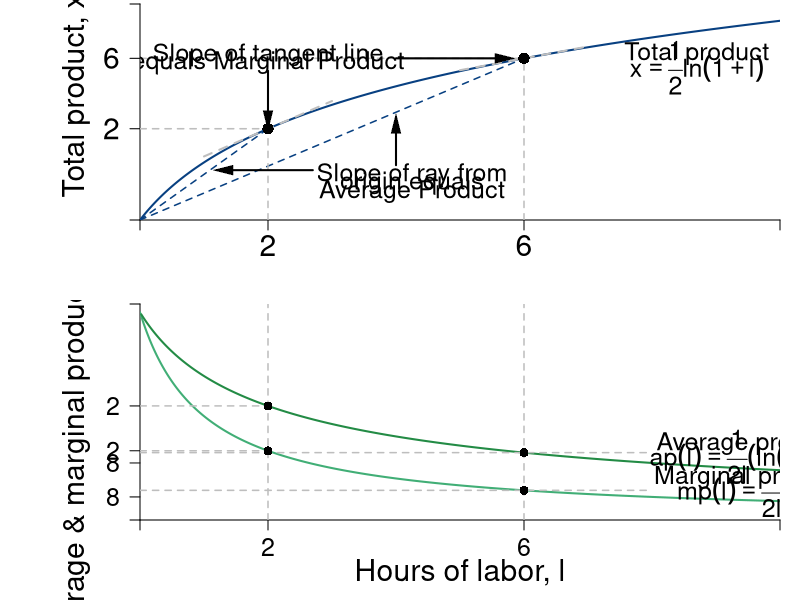

Reproduce this figure in R.
require(shape)
pdf(file = "specprodexch/production_drs_stacked.pdf", width = 9, height = 12)

#Set parameters for graphics
axislabelsize <- 1.8
labelsize <- 1.5
namesize <- 1.8
annotatesize <- 1.5
graphlinewidth <- 2
segmentlinewidth <- 1.5

COL <- c("#7fc97f", "#beaed4", "#fdc086", "#ffff99", "#386cb0", "#f0027f", "#bf5b17", "#666666")
COLA <- c("#99d8c9","#66c2a4","#41ae76", "#238b45", "#005824")
COLB <- c("#4eb3d3", "#2b8cbe", "#0868ac","#084081")

#Edited the margins to cater for the larger LHS labels
par(mar =  c(4, 7, 0.2, 1), mfrow = c(2, 1))


#Change this to make it log of l 

prodFn <- function(l, k = 0.5) {
  k*log(l + 1)
}

MprodFn <- function(l, k = 0.5) {
  k*(1/(l + 1))
}

AprodFn <- function(l, k = 0.5) {
  (k*log(l + 1))/l
}

Mpline <- function(l, constant = 0.3181472, slope = 0.125){
  constant + slope*l
}

xlims <- c(0, 10)
ylims <- c(0, 1.3)

npts <- 501 
x <- seq(xlims[1], xlims[2], length.out = npts)
y <- seq(ylims[1], ylims[2], length.out = npts) 
a <- c(13, 15, 17)

plot(1, 0, xlim = xlims, ylim = ylims, type = "n",
     xlab = expression(paste("")),
     ylab = expression(paste("")), 
     xaxt = "n", 
     yaxt = "n", 
     cex.lab = axislabelsize, 
     bty = "n",
     xaxs="i", 
     yaxs="i")

# ticksy <- seq(from = 0, to = ylims[2], by = 0.25)
# ylabels <- seq(from = 0, to = ylims[2], by = 0.25)
# ticksx <- seq(from = 0, to = xlims[2], by = 1)
# xlabels <- seq(from = 0, to = xlims[2], by = 1)
ticksy <- c(0, prodFn(l = 2, k = 0.5), prodFn(l = 6, k = 0.5), ylims[2])
ylabels <- c(NA, expression(paste(2)), expression(paste(6)), NA)
ticksx <- c(0, 2, 6, xlims[2])
xlabels <- c(NA, 2, 6, NA)

axis(1, at = ticksx, pos = 0, labels = xlabels, cex.axis = axislabelsize)
axis(2, at = ticksy, pos = 0, labels = ylabels, las = 1, cex.axis = axislabelsize)

npts <- 500 
xx1 <- seq(xlims[1], xlims[2], length.out = npts)
xx2 <- seq(0, xlims[2], length.out = npts)
xx3 <- seq(1, 3, length.out = npts)
xx4 <- seq(5, 7, length.out = npts)

lines(xx1, prodFn(xx1, k = 0.5), col = COLB[4], lwd = graphlinewidth)
#lines(xx2, MprodFn(xx1, k = 0.5), col = COLA[1], lwd = graphlinewidth)
#lines(xx1, AprodFn(xx1, k = 0.5), col = COLA[2], lwd = graphlinewidth)
lines(xx3, Mpline(xx3, constant = prodFn(l = 2, k = 0.5) - 2*MprodFn(l = 2, k = 0.5), slope = MprodFn(l = 2, k = 0.5)), col = "gray", lty = 2, lwd = graphlinewidth)
lines(xx4, Mpline(xx4, constant = prodFn(l = 6, k = 0.5) - 6*MprodFn(l = 6, k = 0.5), slope = MprodFn(l = 6, k = 0.5)), col = "gray", lty = 2, lwd = graphlinewidth)
#lines(xx1, indiffA1(xx1, uA = 20, rmax = 2.5, xmax = 10), col = COLB[4], lwd = graphlinewidth)

#mtext(expression(paste("Hours of labor, ", l)), side = 1, line = 2.5, cex = axislabelsize)
text(-1, 0.75, expression(paste("Total product, ", x)), xpd = TRUE, cex = axislabelsize, srt = 90) 

#segments(4.11765, 6.17647, 5.88, 8.88, lty = 1, col = COL[2] , lwd = graphlinewidth)
#text(7.3, 3, expression("Pareto Efficient"))
#text(7.3, 2.5, expression("Curve"))
#Arrows(7.3, 3.5, 7.3, 6.1, col = "black", lty = 1, lwd = 2, arr.type = "triangle", arr.lwd = 0.5)

segments(0, prodFn(l = 6, k = 0.5), 6, prodFn(l = 6, k = 0.5), lty = 2, col = "gray" , lwd = segmentlinewidth)
segments(6, 0, 6, prodFn(l = 6, k = 0.5), lty = 2, col = "gray" , lwd = segmentlinewidth)
segments(0, 0, 6, prodFn(l = 6, k = 0.5), lty = 2, col = COLB[4] , lwd = segmentlinewidth)
points(6, prodFn(l = 6, k = 0.5), pch = 16, col = "black", cex = 1.5)

segments(0, prodFn(l = 2, k = 0.5), 2, prodFn(l = 2, k = 0.5), lty = 2, col = "gray" , lwd = segmentlinewidth)
segments(2, 0, 2, prodFn(l = 2, k = 0.5), lty = 2, col = "gray" , lwd = segmentlinewidth)
segments(0, 0, 2, prodFn(l = 2, k = 0.5), lty = 2, col = COLB[4] , lwd = segmentlinewidth)
points(2, prodFn(l = 2, k = 0.5), pch = 16, col = "black", cex = 1.5)

#Label the iso-welfare functions for the HG, Aisha
text(8.7, 1, expression(paste("Total product")), cex = labelsize)
text(8.7, 0.92, expression(x == frac(1,2)*ln(1 + l)), cex = labelsize)


#Average Product
text(4.25, 0.27, expression(paste("Slope of ray from")), cex = labelsize)
text(4.25, 0.22, expression(paste("origin equals")), cex = labelsize)
text(4.25, 0.17, expression(paste("Average Product")), cex = labelsize)
Arrows(2.7, 0.3, 1.3, 0.3, col = "black", lty = 1, lwd = 2, arr.type = "triangle", arr.lwd = 0.5)
Arrows(4, 0.33, 4, 0.58, col = "black", lty = 1, lwd = 2, arr.type = "triangle", arr.lwd = 0.5)

#Marginal Product
text(2, prodFn(l = 6, k = 0.5) + 0.02, expression(paste("Slope of tangent line")), cex = labelsize)
text(2, prodFn(l = 6, k = 0.5) - 0.03, expression(paste("equals Marginal Product")), cex = labelsize)
Arrows(2, prodFn(l = 6, k = 0.5) - 0.075, 2, prodFn(l = 2, k = 0.5) + 0.05 , col = "black", lty = 1, lwd = 2, arr.type = "triangle", arr.lwd = 0.5)
Arrows(4, prodFn(l = 6, k = 0.5), 5.7, prodFn(l = 6, k = 0.5), col = "black", lty = 1, lwd = 2, arr.type = "triangle", arr.lwd = 0.5)


prodFn <- function(l, k = 0.5) {
  k*log(l + 1)
}

MprodFn <- function(l, k = 0.5) {
  k*(1/(l + 1))
}

AprodFn <- function(l, k = 0.5) {
  (k*log(l + 1))/l
}

Mpline <- function(l, constant = 0.3181472, slope = 0.125){
  constant + slope*l
}
xlims <- c(0, 10)
ylims <- c(0, 0.52)

npts <- 501 
x <- seq(xlims[1], xlims[2], length.out = npts)
y <- seq(ylims[1], ylims[2], length.out = npts) 
a <- c(13, 15, 17)

plot(0, 0, xlim = xlims, ylim = ylims, type = "n",
     xlab = expression(paste("")),
     ylab = expression(paste("")), 
     xaxt = "n", 
     yaxt = "n", 
     bty = "n",
     xaxs="i", 
     yaxs="i")


ticksy <- c(0, AprodFn(l = 2, k = 0.5), MprodFn(l = 2, k = 0.5), AprodFn(l = 8, k = 0.5), MprodFn(l = 8, k = 0.5), ylims[2])
ylabels <- c(NA, expression(paste(2)), expression(paste(2)), expression(paste(8)), expression(paste(8)), NA)
ticksx <- c(0, 2, 6, xlims[2])
xlabels <- c(NA, 2, 6, NA)

axis(1, at = ticksx, pos = 0, labels = xlabels, cex.axis = labelsize)
axis(2, at = ticksy, pos = 0, labels = ylabels, las = 1, cex.axis = labelsize)

npts <- 500 
xx1 <- seq(xlims[1], xlims[2], length.out = npts)

xx3 <- seq(1, 3, length.out = npts)
xx4 <- seq(5, 7, length.out = npts)

lines(xx1, MprodFn(xx1, k = 0.5), col = COLA[3], lwd = graphlinewidth)
lines(xx1, AprodFn(xx1, k = 0.5), col = COLA[4], lwd = graphlinewidth)

#Axis Labels
mtext(expression(paste("Hours of labor, ", l)), side = 1, line = 2.5, cex = axislabelsize)
text(-1, 0.5*ylims[2], expression(paste("Average & marginal product, ", list(ap,mp) )), xpd = TRUE, cex = axislabelsize, srt = 90) 

#Margin
segments(6, 0, 6, ylims[2], lty = 2, col = "gray" , lwd = segmentlinewidth)
segments(0, MprodFn(l = 6, k = 0.5), 8, MprodFn(l = 6, k = 0.5), lty = 2, col = "gray" , lwd = segmentlinewidth)
segments(0, AprodFn(l = 6, k = 0.5), 8, AprodFn(l = 6, k = 0.5), lty = 2, col = "gray" , lwd = segmentlinewidth)
points(6, MprodFn(l = 6, k = 0.5), pch = 16, col = "black", cex = 1.2)
points(6, AprodFn(l = 6, k = 0.5), pch = 16, col = "black", cex = 1.2)
segments(2, 0, 2, ylims[2], lty = 2, col = "gray" , lwd = segmentlinewidth)
segments(0, MprodFn(l = 2, k = 0.5), 2, MprodFn(l = 2, k = 0.5), lty = 2, col = "gray" , lwd = segmentlinewidth)
segments(0, AprodFn(l = 2, k = 0.5), 2, AprodFn(l = 2, k = 0.5), lty = 2, col = "gray" , lwd = segmentlinewidth)
points(2, MprodFn(l = 2, k = 0.5), pch = 16, col = "black", cex = 1.2)
points(2, AprodFn(l = 2, k = 0.5), pch = 16, col = "black", cex = 1.2)

#Label the iso-welfare functions for the HG, Aisha
text(8.2, 1.1, expression(paste("Total Product")))
text(8.2, 1, expression(x == frac(1,50)*(l)^2))


#Marginal Product
#text(6, 0.1, expression(paste("Slope of tangent line")))
text(9.5, MprodFn(l = 9.5, k = 0.5) + 0.055, expression(paste("Marginal product")), cex = annotatesize)
text(9.5, MprodFn(l = 9.5, k = 0.5) + 0.025, expression(paste(mp(l) == frac(1,'2l'+2))), cex = annotatesize)

#Average Product
text(9.5, AprodFn(l = 9.5, k = 0.5) + 0.06, expression(paste("Average product")), cex = annotatesize)
text(9.5, AprodFn(l = 9.5, k = 0.5) + 0.03, expression(paste(ap(l) == frac(1,'2l')*(ln('l'+1)) )), cex = annotatesize)


dev.off()
